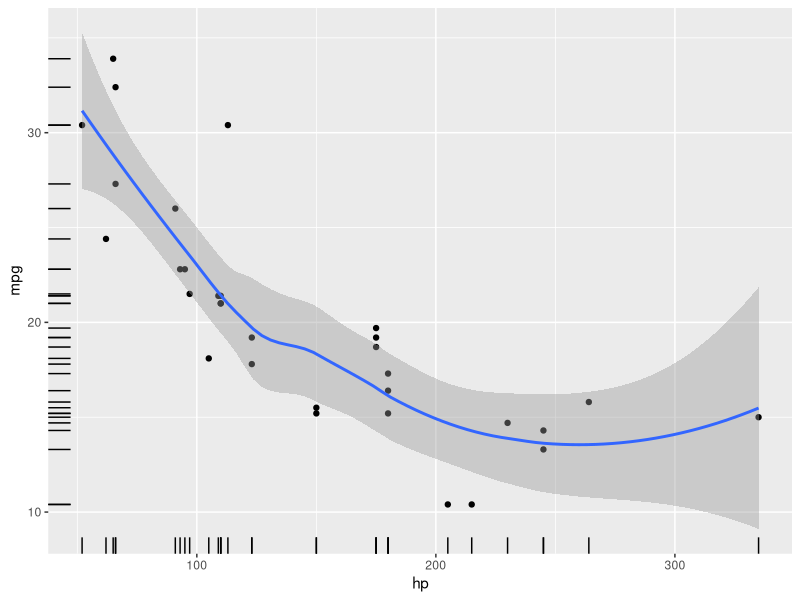
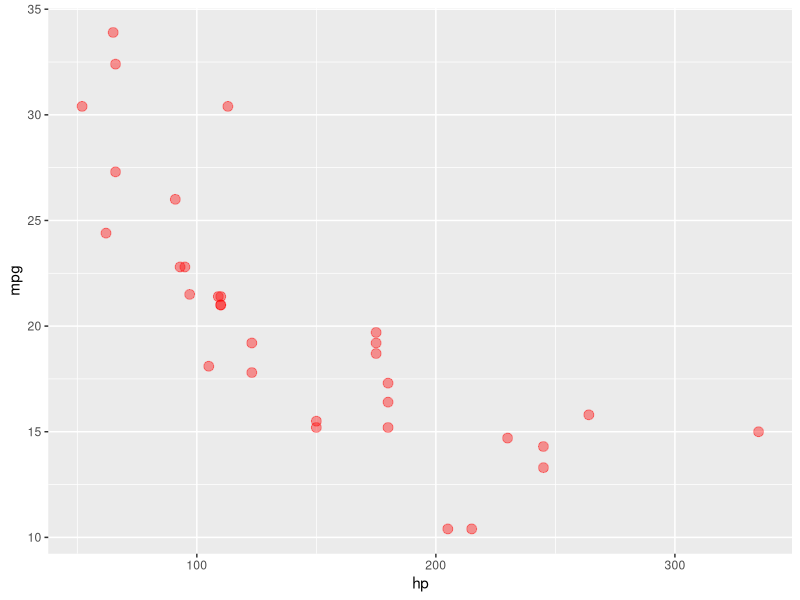
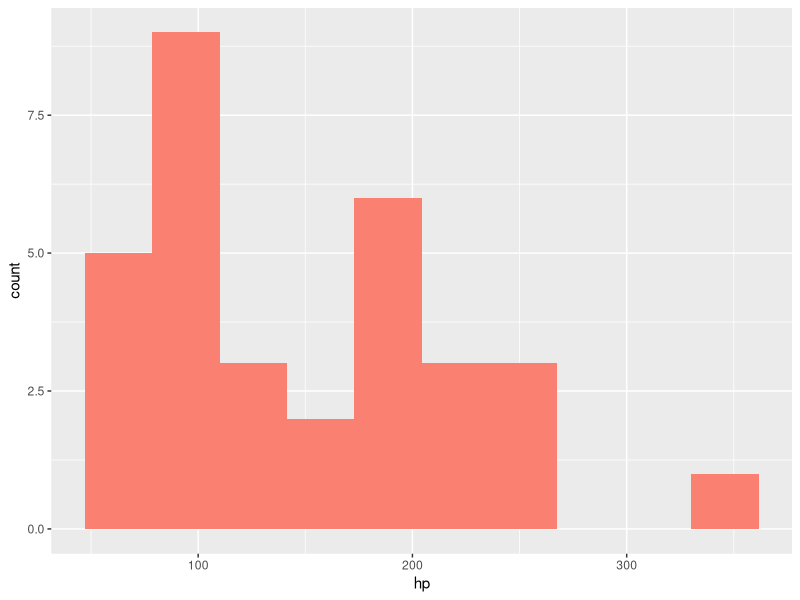
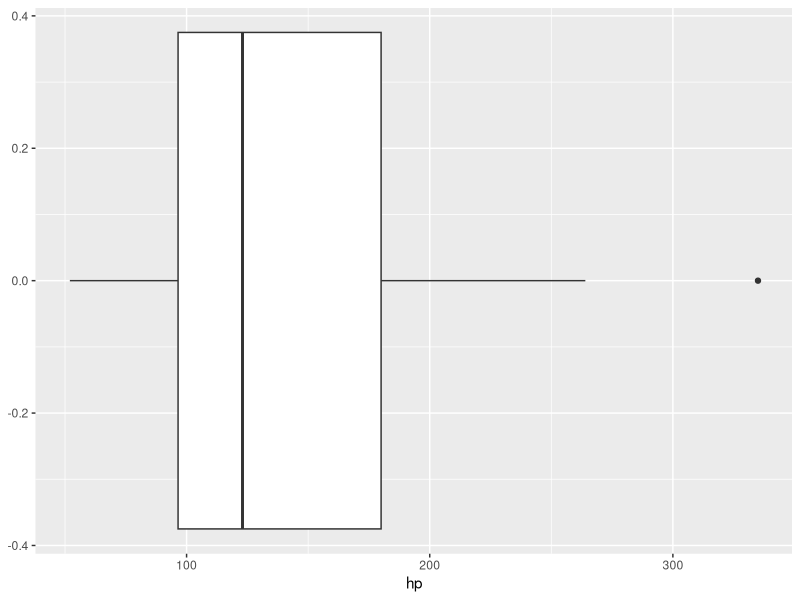
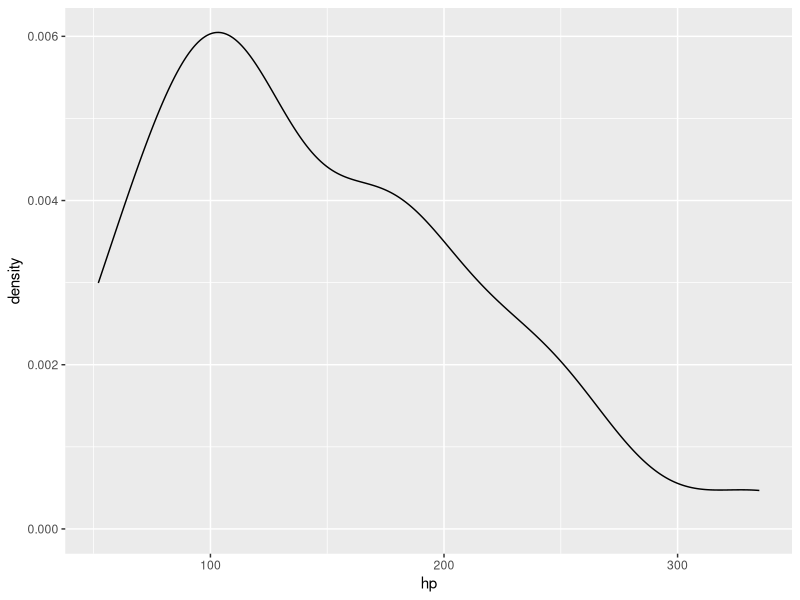
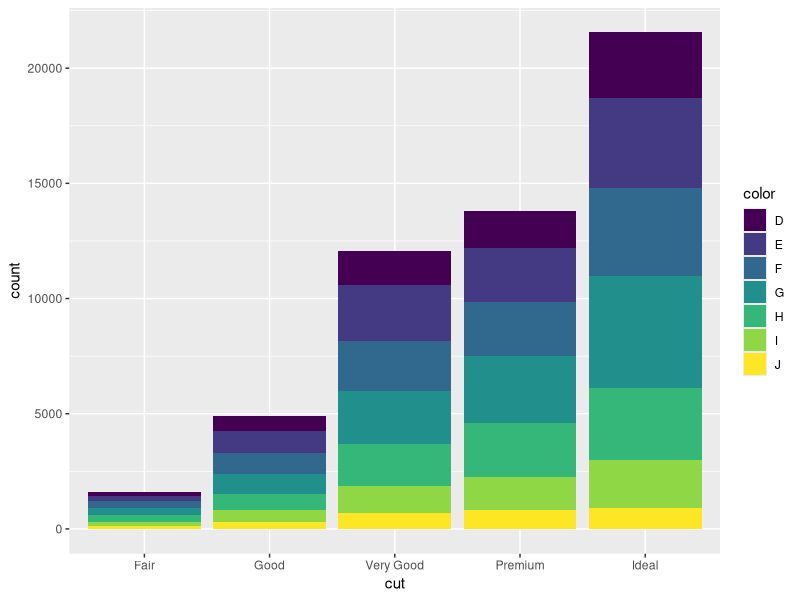
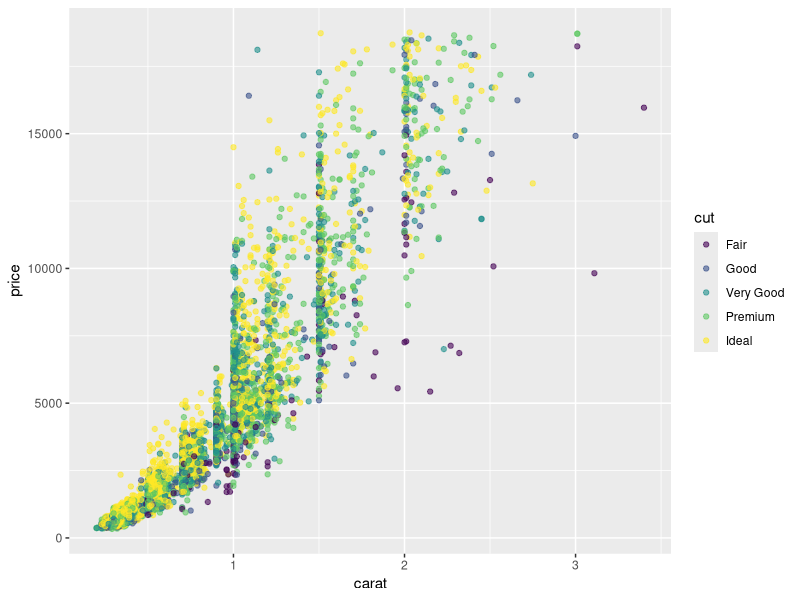
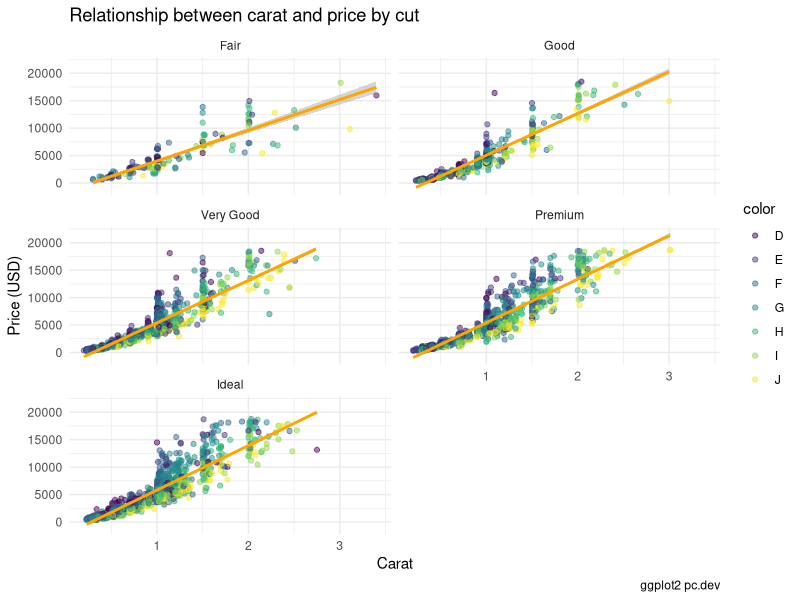

These figures' R source, in order:
# get library
# ggplot2
# -> data, mapping, geometry
library(tidyverse)


head(mtcars)
# scatter
ggplot(data=mtcars, mapping=aes(x=hp, y=mpg)) +
  geom_point() +
  geom_smooth() +
  geom_rug()

ggplot(mtcars, aes(hp, mpg)) +
  geom_point(size=3, alpha=0.4, col='red')

# hist.
ggplot(mtcars, aes(hp)) +
  geom_histogram(bins=10, fill='salmon')

# instance 1 var plot
based_plt <- ggplot(mtcars, aes(hp))

based_plt + geom_boxplot()
based_plt + geom_density()

## 2 variable
diamonds %>%
  count(cut)

glimpse(diamonds)
# bar
ggplot(diamonds, aes(cut, fill=color)) + 
  geom_bar(position='stack') # `stack`, `dodge`, `fill`

# scatter plot
# for large data set can sample it to show
set.seed(42)
samp <- sample_n(diamonds, 5000)

ggplot(samp, aes(carat, price, col=cut)) +
  geom_point(alpha=0.6)

# facet
ggplot(samp, aes(carat, price, col=color)) +
  geom_point(alpha=0.5) +
  geom_smooth(method = 'lm', col='orange') +
  facet_wrap(~cut, ncol=2) +
  labs(
    title='Relationship between carat and price by cut',
    x='Carat',
    y='Price (USD)',
    caption='ggplot2 pc.dev'
  ) +
  theme_minimal()



